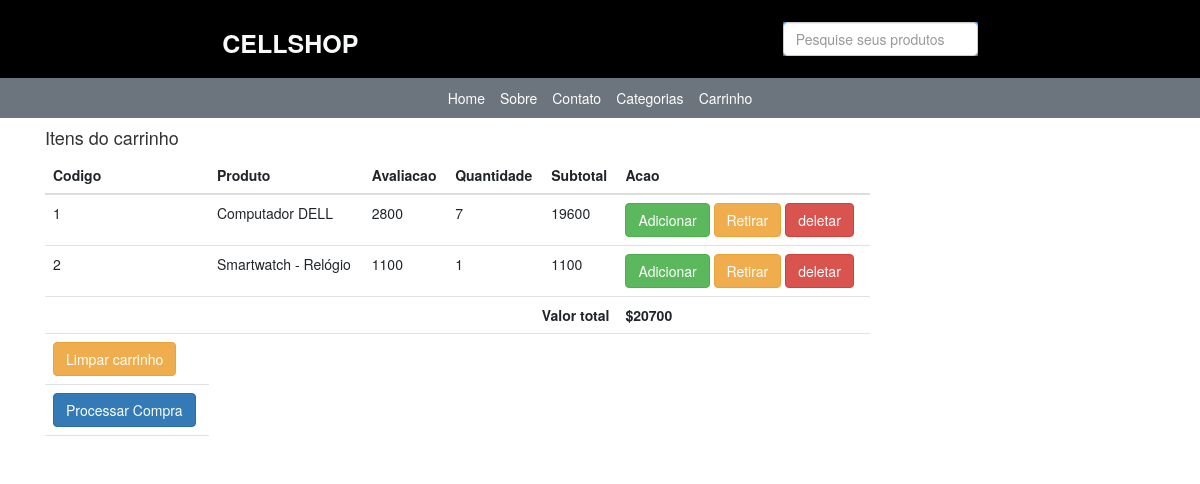
The page /meu-carro/ (signed in) on the database as committed earlier.
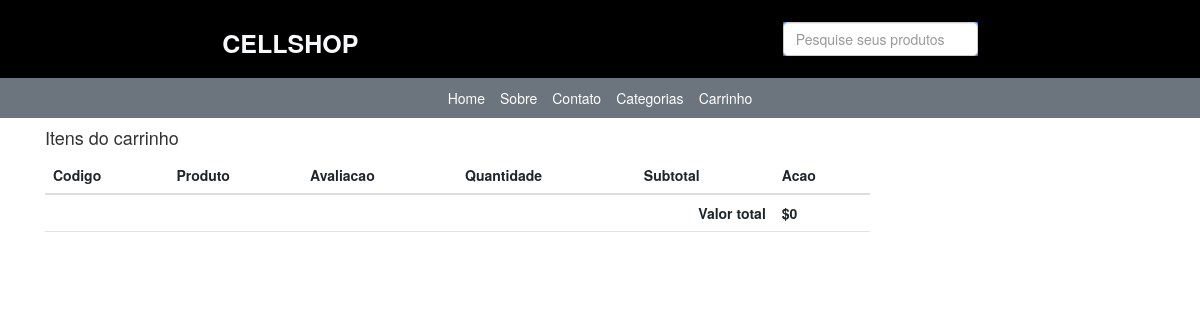
The same page on the database as committed later.
### lojaapp/models.py (models this page shows, shortened)
class CarroProduto(models.Model):
    carro = models.ForeignKey(Carro, on_delete=models.CASCADE)
    produto = models.ForeignKey(Produto, on_delete=models.CASCADE)
    avaliacao_produto = models.PositiveIntegerField()
    quantidade = models.PositiveIntegerField()
    sub_total = models.PositiveIntegerField()

class Produto(models.Model):
    titulo = models.CharField(max_length=100)
    slug = models.SlugField(unique=True, max_length=100)
    categoria = models.ForeignKey(Categoria, on_delete=models.CASCADE)
    imagem = models.ImageField(upload_to="produtos")
    preco_mercado = models.PositiveIntegerField()
    venda = models.PositiveIntegerField()
    descricao = models.TextField()
    garantia = models.CharField(max_length=100, null=True, blank=True)
    return_devolucao = models.CharField(max_length=300, null=True, blank=True)
    visualizacao = models.PositiveIntegerField(default=0)

class Carro(models.Model):
    cliente = models.ForeignKey(Cliente, on_delete=models.SET_NULL, null=True, blank=True)
    total = models.PositiveIntegerField(default=0)
    criado_em = models.DateField(auto_now_add=True)

### lojaapp/views.py (the view)
# urls.py: path("meu-carro/", MeuCarroView.as_view(), name="meucarro"),
class MeuCarroView(TemplateView):
    template_name = "meucarro.html"
    def get_context_data(self, **kwargs):
        context = super().get_context_data(**kwargs)
        carro_id = self.request.session.get("carro_id", None)
        if carro_id:
            carro = Carro.objects.get(id=carro_id)
        else:
            carro = None
        context['carro'] = carro
        return context

### templates/meucarro.html
{% extends 'base.html' %} {% block content%}
<div class="container">
  <div class="row">
    <div class="col-md-9">
      <h4>Itens do carrinho</h4>
      <table class="table">
        <thead>
          <tr>
            <th>Codigo</th>
            <th>Produto</th>
            <th>Avaliacao</th>
            <th>Quantidade</th>
            <th>Subtotal</th>
            <th>Acao</th>
          </tr>
        </thead>
        <tbody>
          {% for cp in carro.carroproduto_set.all %}
          <tr>
            <td>{{ forloop.counter }}</td>
            <td>{{ cp.produto.titulo }}</td>
            <td>{{ cp.avaliacao_produto }}</td>
            <td>{{ cp.quantidade}}</td>
            <td>{{ cp.sub_total }}</td>
            <td>
              <a
                href="{% url 'lojaapp:manipularcarro' cp.id %}?acao=inc"
                class="btn btn-success"
                >Adicionar
              </a>
              <a
                href="{% url 'lojaapp:manipularcarro' cp.id %}?acao=dcr"
                class="btn btn-warning"
                >Retirar</a
              >
              <a
                href="{% url 'lojaapp:manipularcarro' cp.id %}?acao=rmv"
                class="btn btn-danger"
                >deletar</a
              >
            </td>
          </tr>
          {% endfor %}
          <tr>
            <th colspan="5" class="text-right">Valor total</th>
            <th>${{carro.total}}</th>
            <tr>
              {% if carro.carroproduto_set.all %}
              <th >
                <a
                href="{% url 'lojaapp:limparcarro' %}?acao=rmv"
                class="btn btn-warning"
                >Limpar carrinho
              </a>
              {% endif %}
              </th>
            </tr>
          </tr>
          <tr>
            {% if carro.carroproduto_set.all %}
              <th>
                <a
                href="{% url 'lojaapp:checkout' %}"
                class="btn btn-primary"
                >Processar Compra
              </a>
              {% endif %}
          </tr>
        </tbody>
      </table>
    </div>
  </div>
</div>
{% endblock %}

### templates/base.html (shortened to what this page needs)
<!DOCTYPE html>
<html lang="pt-br">
  <head>
    <link
      rel="stylesheet"
      href="https://cdn.jsdelivr.net/npm/bootstrap@5.2.3/dist/css/bootstrap.min.css"
    />
    <link
      href="https://maxcdn.bootstrapcdn.com/bootstrap/3.3.7/css/bootstrap.min.css"
      rel="stylesheet"
    />
  </head>
  <body>
    <div
      class="d-flex flex-row align-items-center justify-content-around bg-black p-3"
    >
      <h1 class="text-light text-monospace fs-1 fw-bold">CELLSHOP</h1>
      <div class="input-group w-auto d-flex justify-content-center bg-primary">
        <input type="text" class="form-control rounded" id="validationCustomUsername" placeholder="Pesquise seus produtos" aria-describedby="inputGroupPrepend" required>
      </div>
      </div>
    <div class="w-100% bg-secondary gap-4 p-3 d-flex justify-content-center">
      <a href="{% url 'lojaapp:home' %}" class="text-white">Home</a>
      <a href="{% url 'lojaapp:sobre' %}" class="text-white">Sobre</a>
      <a href="{% url 'lojaapp:contato' %}" class="text-white">Contato</a>
      <a href="{% url 'lojaapp:todosprodutos' %}" class="text-white">Categorias</a>
      <a href="{% url 'lojaapp:meucarro' %}" class="text-white">Carrinho</a>
    </div>
    {% block content%} {% endblock %}
  </body>
</html>

Rows that differ between the two databases and show on the page:
removed CarroProduto: produto.titulo "Computador DELL", avaliacao_produto "2800", quantidade "7", sub_total "19600"
removed CarroProduto: produto.titulo "Smartwatch - Relógio", avaliacao_produto "1100", quantidade "1", sub_total "1100"
changed Carro: total "20700" → "0"
Other text that changed with them:
text no longer shown: "Limpar carrinho Processar Compra"
